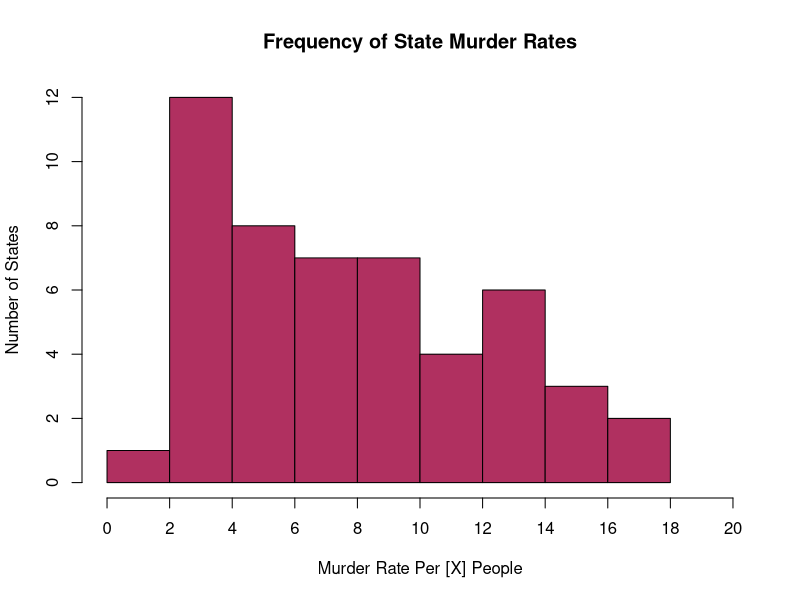
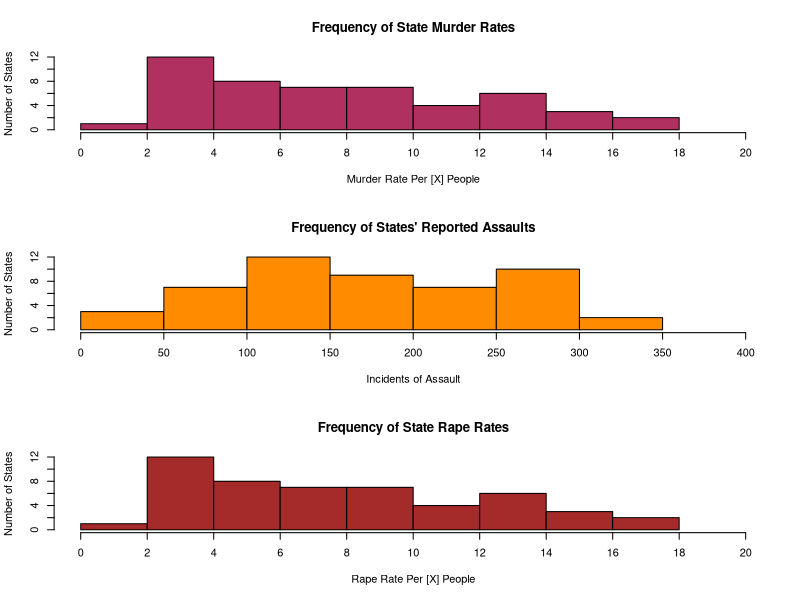
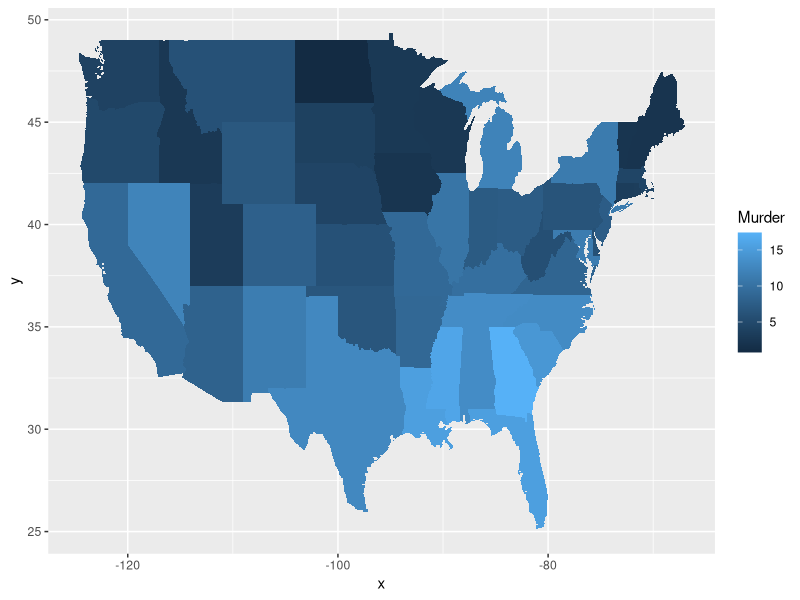

Source code (R) for these figures, in order:
## ---- chunk 1
knitr::opts_chunk$set(message=FALSE,warning=FALSE, cache=TRUE)
## ---- chunk 2
library(datasets)
## ---- chunk 3
dat <- USArrests
## ---- chunk 4
dat$state <- tolower(rownames(USArrests))
state <- dat$state
## ---- chunk 5
names(dat)
## ---- chunk 6
hist(dat$Murder, main="Frequency of State Murder Rates",
     xlab="Murder Rate Per [X] People", ylab="Number of States",
     xlim=c(0,20), col="maroon", breaks=10, xaxp=c(0,20,10))
## ---- chunk 7
summary(dat)
## ---- chunk 8
par(mfrow=c(3,1))
hist(dat$Murder, main="Frequency of State Murder Rates",
     xlab="Murder Rate Per [X] People", ylab="Number of States",
     xlim=c(0,20), col="maroon", breaks=10, xaxp=c(0,20,10))
hist(dat$Assault, main="Frequency of States' Reported Assaults",
     xlab="Incidents of Assault", ylab="Number of States",
     xlim=c(0,400), col="darkorange", breaks=10, xaxp=c(0,400,8))
hist(dat$Murder, main="Frequency of State Rape Rates", 
     xlab="Rape Rate Per [X] People", ylab="Number of States",
     xlim=c(0,20), col="brown", breaks=10, xaxp=c(0,20,10))
## ---- chunk 9
# install.packages("maps")
# install.packages("ggplot2")
library('maps') 
library('ggplot2') 


ggplot(dat, aes(map_id=state, fill=Murder)) + 
  geom_map(map=map_data("state")) + 
  expand_limits(x=map_data("state")$long, y=map_data("state")$lat)
